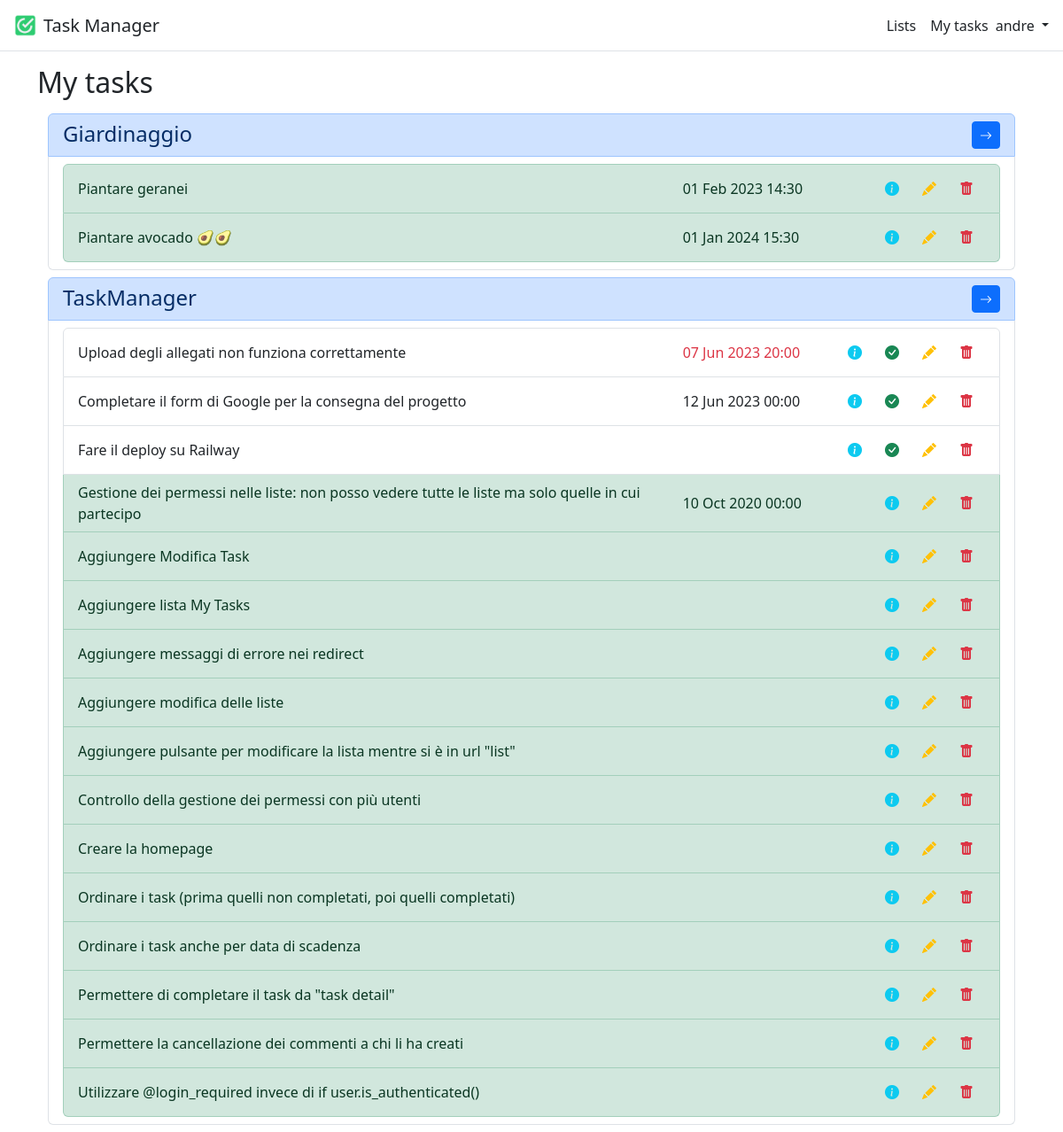
The page /lists/my-tasks (signed in) on the database as committed earlier.
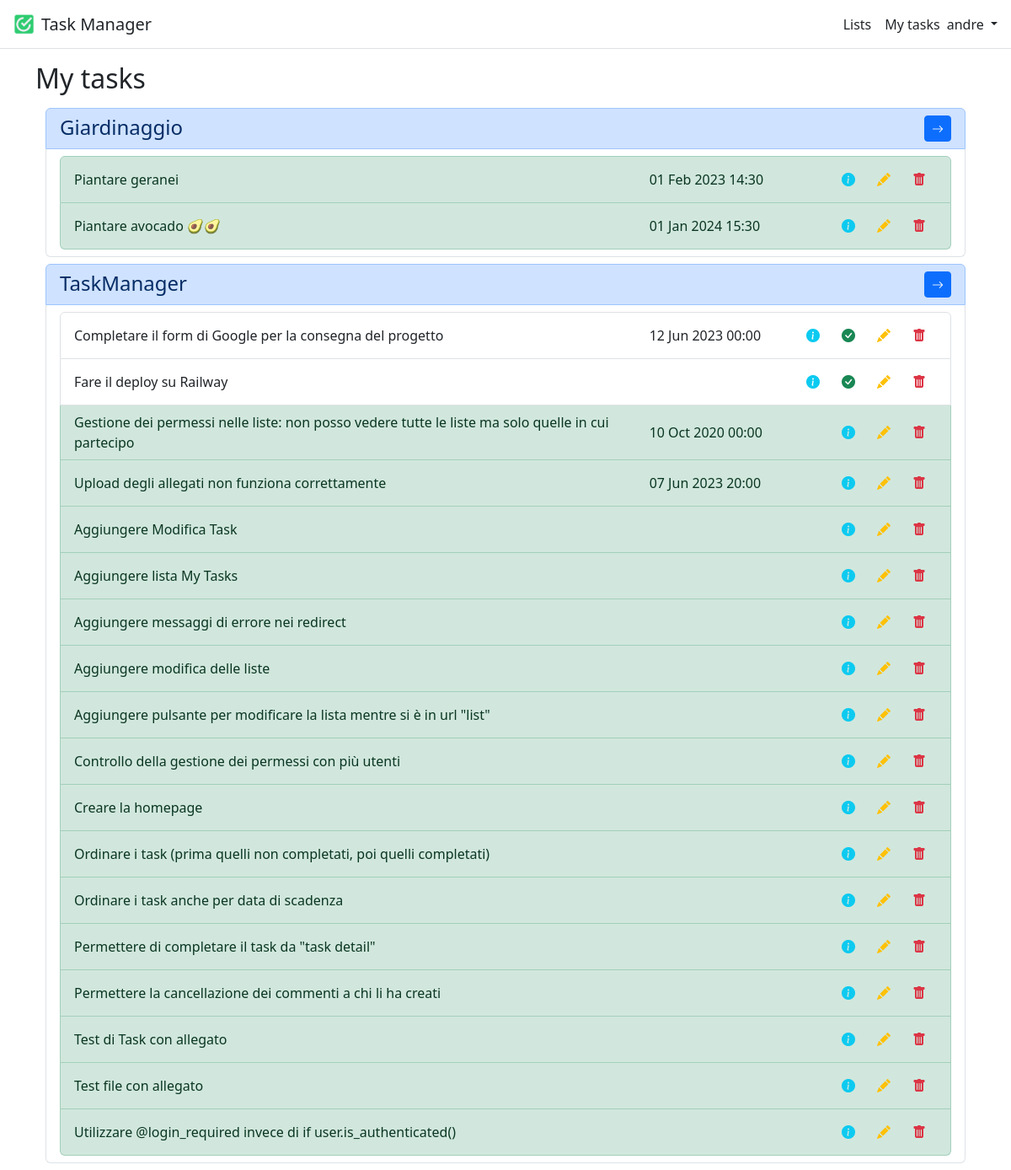
The same page on the database as committed later.
### lists/models.py (models this page shows, shortened)
class TaskList(models.Model):
    id = models.AutoField(primary_key=True)
    title = models.CharField(max_length=255)
    description = models.TextField()
    owner = models.ForeignKey(User, on_delete=models.CASCADE, related_name="owner")
    participants = models.ManyToManyField(User, related_name="participants")
    tasks = models.ManyToManyField("Task", related_name="tasks", blank=True)

class Task(models.Model):
    class Priority(models.TextChoices):
        LOW = "LOW", "Low"
        MEDIUM = "MEDIUM", "Medium"
        HIGH = "HIGH", "High"
    id = models.AutoField(primary_key=True)
    title = models.CharField(max_length=255)
    description = models.TextField(null=True, blank=True)
    completed = models.BooleanField(default=False)
    due_datetime = models.DateTimeField(null=True, blank=True)
    assigned_to = models.ForeignKey(User, on_delete=models.CASCADE, related_name="assigned_to")
    created_by = models.ForeignKey(User, on_delete=models.CASCADE, related_name="created_by")
    attachment = models.FileField(null=True, blank=True)
    priority = models.CharField(choices=Priority.choices, max_length=6, null=True, blank=True, default=None)
    task_list = models.ForeignKey(TaskList, on_delete=models.CASCADE, related_name="task_list")
    class Meta:
        ordering = [
            "completed",
            Case(When(due_datetime__isnull=True, then=Value(datetime(9999, 12, 31))), default="due_datetime"),
            "title",
        ]

### lists/views.py (the view)
# urls.py: path('my-tasks', views.MyTasksView.as_view(), name="my-tasks"),
class MyTasksView(LoginRequiredMixin, View):
    template = "tasks/my_tasks.html"
    def get(self, request):
        task_lists = TaskList.objects.filter(participants=request.user)
        tasks = Task.objects.filter(task_list__in=task_lists).filter(assigned_to=request.user)
        task_dict = {}
        for task_list in task_lists:
            if tasks.filter(task_list=task_list).exists():
                task_dict[task_list.id] = tasks.filter(task_list=task_list)
        task_lists = task_lists.filter(id__in=task_dict.keys())
        return render(request, self.template, {"lists": task_lists, "task_dict": task_dict, "message": get_message(request)})

### lists/templatetags/custom_filters.py (called while the page is built)
@register.filter(expects_localtime=True)
def is_expired(value):
    if value is None:
        return False
    try:
        return value < timezone.now()
    except AttributeError:
        return False

@register.filter
def get_item(dictionary, key):
    return dictionary.get(key)

### lists/views.py (called while the page is built)
def get_message(request):
    message = None
    if "message" in request.session:
        message = request.session["message"]
        del request.session["message"]
    return message if message else None

### templates/tasks/my_tasks.html (shortened to what this page needs)
{% extends "base.html" %}
{% load custom_filters %}
{% block content %}
    <h2>My tasks</h2>
    <div class="container">
        <div class="row">
            <div class="col">
                {% for task_list in lists %}
                    <ul class="list-group my-2">
                        <li class="list-group-item d-flex list-group-item-primary">
                            <h4 class="col d-inline m-0">{{ task_list.title }}</h4>
                            <a href="{% url 'list' task_list.id %}" class="col d-flex justify-content-end">
                                <button class="btn btn-sm btn-primary"><i class="bi bi-arrow-right"></i></button>
                            </a>
                        </li>
                        <li class="list-group-item">
                            <ul class="list-group">
                                {% for task in task_dict|get_item:task_list.id %}
                                    <li class="list-group-item d-flex justify-content-between align-items-center
                                            {% if task.completed %}list-group-item-success{% endif %}">
                                        <div class="col col-8">
                                            {{ task.title }}
                                        </div>
                                        <div class="col {% if task.due_datetime|is_expired and not task.completed %}text-danger{% endif %}">
                                            {{ task.due_datetime | date:"d M Y H:i" }}
                                        </div>
                                        <div class="col d-flex justify-content-end">
                                            <a href="{% url 'task' task_list.id task.id %}">
                                                <button class="btn text-info"><i class="bi-info-circle-fill"></i>
                                                </button>
                                            </a>
                                            {% if not task.completed %}
                                                <a href="{% url 'task_complete' task_list.id task.id %}">
                                                    <button class="btn text-success"><i
                                                            class="bi-check-circle-fill"></i>
                                                    </button>
                                                </a>
                                            {% endif %}
                                            <a href="{% url 'task_edit' task_list.id task.id %}">
                                                <button class="btn text-warning"><i class="bi-pencil-fill"></i></button>
                                            </a>
                                            <a href="{% url 'task_delete' task_list.id task.id %}">
                                                <button class="btn text-danger"><i class="bi-trash-fill"></i></button>
                                            </a>
                                        </div>
                                    </li>
                                {% endfor %}
                            </ul>
                        </li>
                    </ul>
                {% empty %}
                    <ul class="list-group my-2">
                        <li class="list-group-item d-flex list-group-item-primary">
                            <h4 class="col d-inline m-0">You don't have any tasks.</h4>
                    </ul>
                {% endfor %}
            </div>
        </div>
    </div>
{% endblock %}

Rows that differ between the two databases and show on the page:
changed Task "Upload degli allegati non funziona correttamente": completed False → True (drawn); moves down the list
added Task: title "Test di Task con allegato", shown under TaskList "TaskManager"
added Task: title "Test file con allegato", shown under TaskList "TaskManager"
